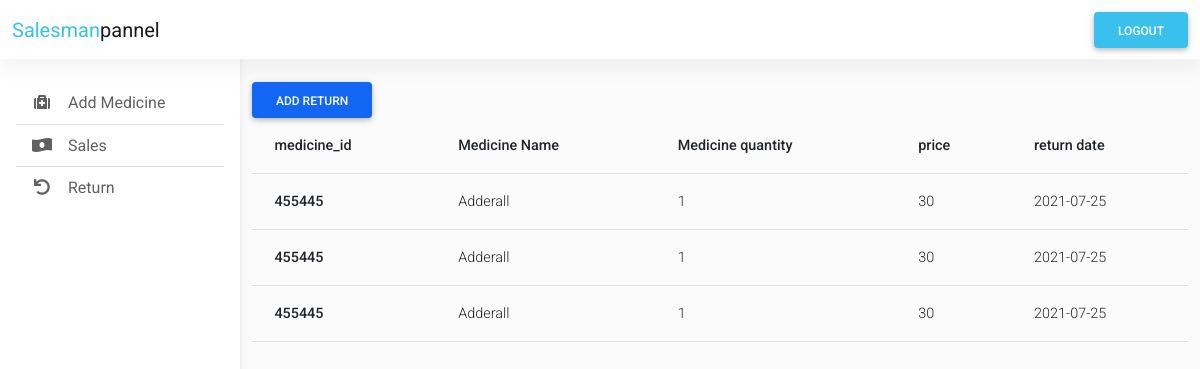
Page /salesman/return.php (signed in) on the committed database.
### tables this page shows
CREATE TABLE `sales_m_return` (
  `id` int(11) NOT NULL,
  `rm_name` text NOT NULL,
  `rm_qty` int(250) NOT NULL,
  `rm_price` int(250) NOT NULL,
  `rm_id` int(250) NOT NULL,
  `salesman_id` int(250) NOT NULL,
  `s_table_r_id` int(250) NOT NULL,
  `created_at` date NOT NULL DEFAULT current_timestamp()
);

### salesman/return.php (the view, shortened to what this page needs)
<?php
include "./layouts/header.php";
include "./layouts/navbar.php";
?>
<main style="margin-top: 58px">
  <div class="container pt-4">
    <section>
      <div class="row">
        <div class="col-xl-12 col-sm-10 col-12 mb-4">
          <button type="button" class="btn btn-primary" data-mdb-toggle="modal" data-mdb-target="#exampleModal">
            Add Return
          </button>
          <table class="table">
            <thead>
              <tr>
                <th scope="col">medicine_id</th>
                <th scope="col">Medicine Name</th>
                <th scope="col">Medicine quantity</th>
                <th scope="col">price</th>
                <th scope="col">return date</th>
              </tr>
            </thead>
            <tbody>
            <?php
                        $sql = "SELECT * FROM sales_m_return where salesman_id='$_SESSION[id]'";
                        $result = $connect->query($sql);
                        if ($result->num_rows > 0) {
                            while ($row = $result->fetch_assoc()) {
                            ?>
                                <tr>
                                    <th scope="row"><?php echo $row['rm_id']; ?></th>
                                    <td><?php echo $row['rm_name']; ?></td>
                                    <td><?php echo $row['rm_qty']; ?></td>
                                    <td><?php echo $row['rm_price']; ?></td>
                                    <td><?php echo $row['created_at']; ?></td>
                                </tr>
                    <?php
                            }
                        }
                    ?>
            </tbody>
          </table>
        </div>
      </div>
    </section>
  </div>
</main>
<?php
include "./layouts/footer.php";
?>

### salesman/assets/css/admin.css (style rules this page uses)
body { background-color: #fbfbfb; }
@media (min-width: 991.98px) { main { padding-left: 240px; } }

### rows in the picture
sales_m_return: rm "455445", rm_name "Adderall", rm_qty "1", rm_price "30", created_at "2021-07-25"
sales_m_return: rm "455445", rm_name "Adderall", rm_qty "1", rm_price "30", created_at "2021-07-25"
sales_m_return: rm "455445", rm_name "Adderall", rm_qty "1", rm_price "30", created_at "2021-07-25"
